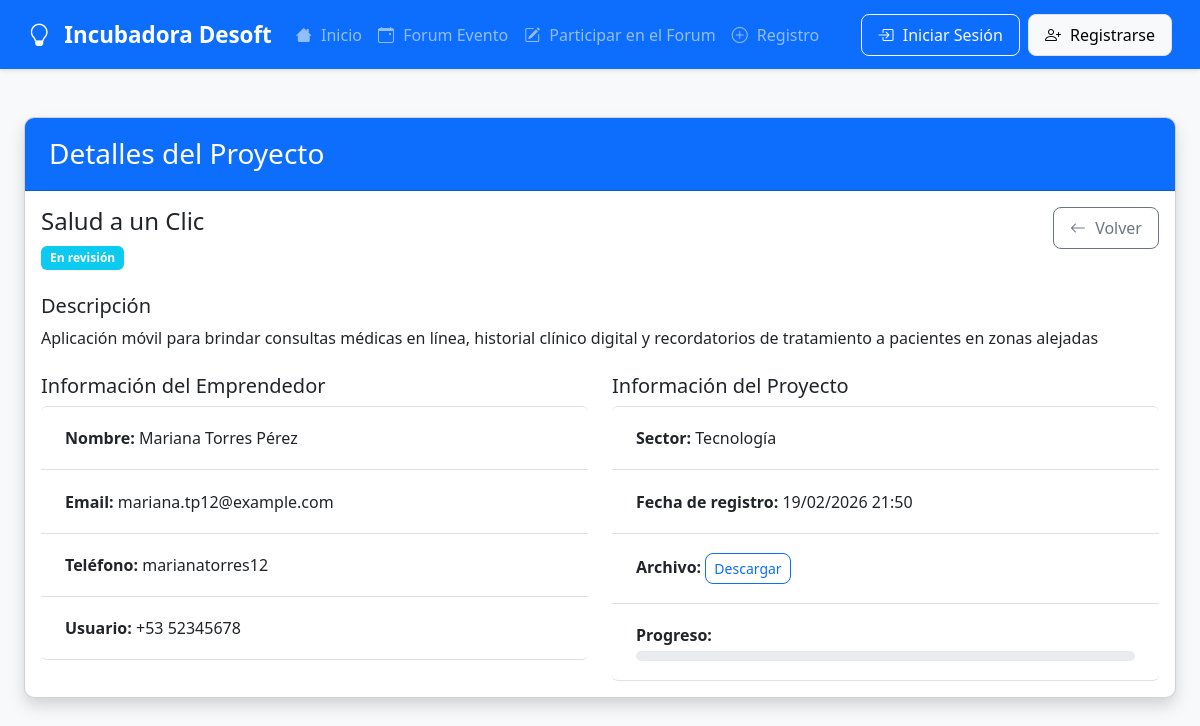
Page /proyecto/3/ on the committed database.
### emprendedores/models.py (models this page shows, shortened)
class Proyecto(models.Model):
    ESTADOS = (
        ('pendiente', 'Pendiente'),
        ('revision', 'En revisión'),
        ('aceptado', 'Aceptado'),
        ('asignado', 'En proceso'),
        ('rechazado', 'Rechazado'),
        ('finalizado', 'Finalizado'),
    )
    SECTORES = (
        ('tecnologia', 'Tecnología'),
        ('salud', 'Salud'),
        ('educacion', 'Educación'),
        ('finanzas', 'Finanzas'),
        ('comercio', 'Comercio'),
        ('otros', 'Otros'),
    )
    usuario = models.ForeignKey(User, on_delete=models.CASCADE, related_name='proyectos', null=True, blank=True)
    nombre_proyecto = models.CharField(max_length=200)
    descripcion = models.TextField()
    nombre_completo = models.CharField(max_length=100)
    email = models.EmailField()
    telefono = models.CharField(max_length=15, blank=True, null=True)
    estado = models.CharField(max_length=20, choices=ESTADOS, default='pendiente')
    sector = models.CharField(max_length=20, choices=SECTORES, default='tecnologia')
    fecha_registro = models.DateTimeField(auto_now_add=True)
    archivo_proyecto = models.FileField(upload_to='proyectos/%Y/%m/%d/', blank=True, null=True)
    progreso = models.PositiveIntegerField(default=0)
    motivo_rechazo = models.TextField(blank=True, null=True)
    presupuesto_estimado = models.DecimalField(
        max_digits=12, decimal_places=2, blank=True, null=True,
        help_text="Presupuesto estimado del proyecto en pesos"
    )
    tutor = models.ForeignKey('Tutor', on_delete=models.SET_NULL, null=True, blank=True,
                            related_name='proyectos_tutorizados')
    class Meta:
        ordering = ['-fecha_registro']

### emprendedores/views.py (the view)
# urls.py: path('proyecto/<int:proyecto_id>/', views.detalle_proyecto, name='detalle_proyecto'),
def detalle_proyecto(request, proyecto_id):
    proyecto = get_object_or_404(Proyecto, id=proyecto_id)
    return render(request, 'emprendedores/detalle_proyecto.html', {'proyecto': proyecto})

### emprendedores/templates/emprendedores/detalle_proyecto.html (shortened to what this page needs)
{% extends "emprendedores/base.html" %}
{% block content %}
<div class="container mt-5">
    <div class="card shadow">
        <div class="card-header bg-primary text-white">
            <h3 class="mb-0">Detalles del Proyecto</h3>
        </div>
        <div class="card-body">
            <div class="row mb-4">
                <div class="col-md-8">
                    <h4>{{ proyecto.nombre_proyecto }}</h4>
                    <span class="badge
                        {% if proyecto.estado == 'pendiente' %}bg-secondary
                        {% elif proyecto.estado == 'revision' %}bg-info
                        {% elif proyecto.estado == 'aceptado' %}bg-success
                        {% elif proyecto.estado == 'asignado' %}bg-primary
                        {% else %}bg-danger{% endif %}">
                        {{ proyecto.get_estado_display }}
                    </span>
                </div>
                <div class="col-md-4 text-end">
                    {% if request.user.tutor %}
                        <a href="{% url 'panel_tutor' %}" class="btn btn-outline-secondary">
                    {% elif request.user.is_superuser %}
                    <a href="{% url 'panel_admin' %}" class="btn btn-outline-secondary">
                    {% else %}
                   <a href="{% url 'panel_emprendedor' %}" class="btn btn-outline-secondary">
                   {% endif %}
                <i class="bi bi-arrow-left"></i> Volver
                  </a>
                 </div>
            </div>
            <div class="mb-4">
                <h5>Descripción</h5>
                <p>{{ proyecto.descripcion }}</p>
            </div>
            <div class="row">
                <div class="col-md-6">
                    <h5>Información del Emprendedor</h5>
                    <ul class="list-group">
                        <li class="list-group-item">
                            <strong>Nombre:</strong> {{ proyecto.nombre_completo }}
                        </li>
                        <li class="list-group-item">
                            <strong>Email:</strong> {{ proyecto.email }}
                        </li>
                        <li class="list-group-item">
                            <strong>Teléfono:</strong> {{ proyecto.telefono|default:"No proporcionado" }}
                        </li>
                        {% if proyecto.usuario %}
                        <li class="list-group-item">
                            <strong>Usuario:</strong> {{ proyecto.usuario.username }}
                        </li>
                        {% endif %}
                    </ul>
                </div>
                <div class="col-md-6">
                    <h5>Información del Proyecto</h5>
                    <ul class="list-group">
                        <li class="list-group-item">
                            <strong>Sector:</strong> {{ proyecto.get_sector_display }}
                        </li>
                        <li class="list-group-item">
                            <strong>Fecha de registro:</strong> {{ proyecto.fecha_registro|date:"d/m/Y H:i" }}
                        </li>
                        <li class="list-group-item">
                            <strong>Archivo:</strong>
                            {% if proyecto.archivo_proyecto %}
                                <a href="{{ proyecto.archivo_proyecto.url }}" target="_blank" class="btn btn-sm btn-outline-primary">Descargar</a>
                            {% else %}
                                No subido
                            {% endif %}
                        </li>
                        <li class="list-group-item">
                            <strong>Progreso:</strong>
                            <div class="progress mt-1">
                            </div>
                        </li>
                    </ul>
                </div>
            </div>
        </div>
    </div>
</div>
{% endblock %}

### static/css/styles.css (style rules this page uses)
body { background-color: #f8f9fa; font-family: 'Segoe UI', Tahoma, Geneva, Verdana, sans-serif; color: #333; }
.container { max-width: 1400px; }
.card { border-radius: 10px; overflow: hidden; box-shadow: 0 4px 6px rgba(0, 0, 0, 0.1); transition: transform 0.3s ease; margin-bottom: 25px; }
.card-header { padding: 1.2rem 1.5rem; font-weight: 600; }
.list-group-item { padding: 1.2rem 1.5rem; border-left: none; border-right: none; transition: background-color 0.2s; }
.badge { padding: 0.5em 0.75em; font-weight: 600; }
.btn { border-radius: 8px; padding: 0.5rem 1rem; font-weight: 500; transition: all 0.2s ease; }
.btn-sm { padding: 0.25rem 0.5rem; font-size: 0.875rem; }
.badge.bg-info { background-color: #0dcaf0; }
.bi { margin-right: 5px; }
.progress { border-radius: 10px; height: 10px; }
.btn .bi { margin-right: 5px; }
.badge[class*="bg-"] { color: white; }

### rows in the picture
Proyecto: nombre_proyecto "Salud a un Clic", estado "En revisión", descripcion "Aplicación móvil para brindar consultas médicas en línea, historial clínico digital y recordatorios de tratamiento a pacientes en zonas alejadas", nombre_completo "Mariana Torres Pérez", email "mariana.tp12@example.com", telefono "marianatorres12", usuario.username "+53 52345678", sector "Tecnología", fecha_registro "19/02/2026 21:50"
